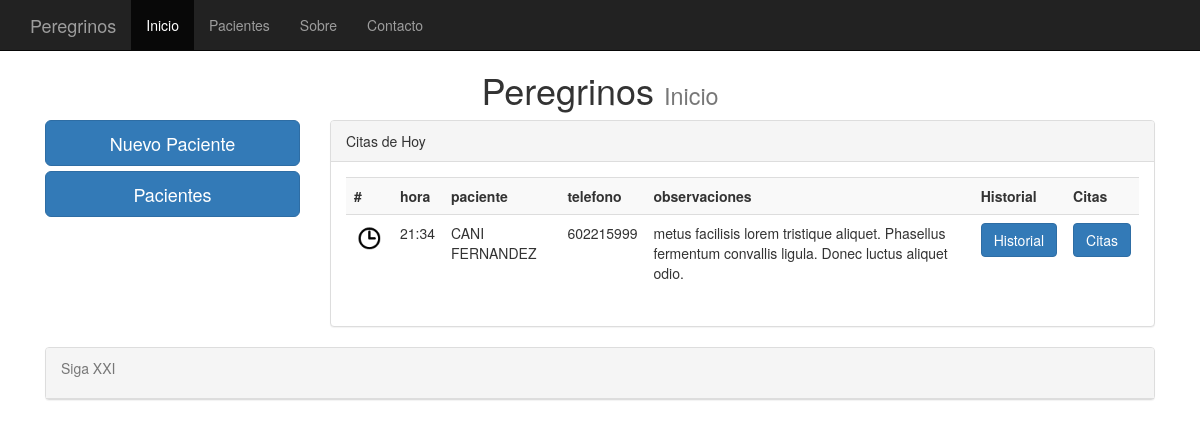
The app's page /index/ with its own data.
### clinica/models.py (models this page shows, shortened)
class citas(models.Model):
    fecha = models.DateTimeField(default=datetime.now, blank=True)
    cliente = models.ForeignKey(clientes, default=None, null=True, blank=True)
    observaciones = models.TextField()

class clientes(models.Model):
    nombre = models.CharField(max_length=75)
    apellidos = models.CharField(max_length=75)
    telefono =  models.PositiveIntegerField(null=True, blank=True)
    telefono2 = models.PositiveIntegerField(null=True, blank=True)
    antiguedad = models.DateTimeField(default=datetime.now, blank=True)
    fotografia = models.ImageField(upload_to='imagenes', blank=True)
    def __unicode__(self):
    	return self.nombre

### clinica/views.py (the view)
# urls.py: url(r'^index/', 'clinica.views.index', name = 'index'),
def index(request):
	mytime = datetime.strptime('2359','%H%M').time()
	final_dia = datetime.combine(datetime.today(), mytime)
	las_citas = citas.objects.filter(fecha__gte = datetime.now(), fecha__lte = final_dia).order_by('fecha')
	context = {'las_citas': las_citas }
	return render(request, 'clinica/index.html', context)

### templates/clinica/index.html (shortened to what this page needs)
{% extends "base.html" %}
{%   load   staticfiles   %}
{% block titulo %} Inicio {% endblock %}
{% block content %}
<row>
	<div class="col-md-3">
		<a href="/paciente/agregar" class="btn btn-primary btn-lg btn-block">Nuevo Paciente</a>
		<a href="/pacientes" class="btn btn-primary btn-lg btn-block">Pacientes</a>
    </div>
    <div class="col-md-9" >
	    <div class="panel panel-default">
 		 	<div class="panel-heading">Citas de Hoy</div>
         <div class="panel-body">
         	{% if las_citas %}
         		<table class="table table-striped">
                  <th>#</th>
                  <th>hora</th>
                  <th>paciente</th>
                  <th>telefono</th>
                  <th>observaciones</th>
                  <th>Historial</th>
                  <th>Citas</th>
                  {% for citas in las_citas %}
                  	<tr>
                  		<td><img src="/media/imagenes/clock.png" width="30" height="30"></td>
								<td>{{ citas.fecha | date:"H:i" }}</td>
								<td>{{ citas.cliente | capfirst }} {{ citas.cliente.apellidos | capfirst}}</td>
								<td>{{ citas.cliente.telefono }}</td>
								<td>{{ citas.observaciones }}</td>
                        <td><a href="#" class="btn btn-primary">Historial</a>
                    		<td><a href="#" class="btn btn-primary">Citas</a>
                     </tr>
                  {% endfor %}
                  </table>
				{% else %}
					<p class="text-warning">Sin citas</p>
				{% endif %}
         </div>
         </div>
       </div>
    </div>
{% endblock %}

### records on screen
citas: fecha "21:34", cliente "CANI", cliente.apellidos "FERNANDEZ", cliente.telefono "602215999", observaciones "metus facilisis lorem tristique aliquet. Phasellus fermentum convallis ligula. Donec luctus aliquet odio."
